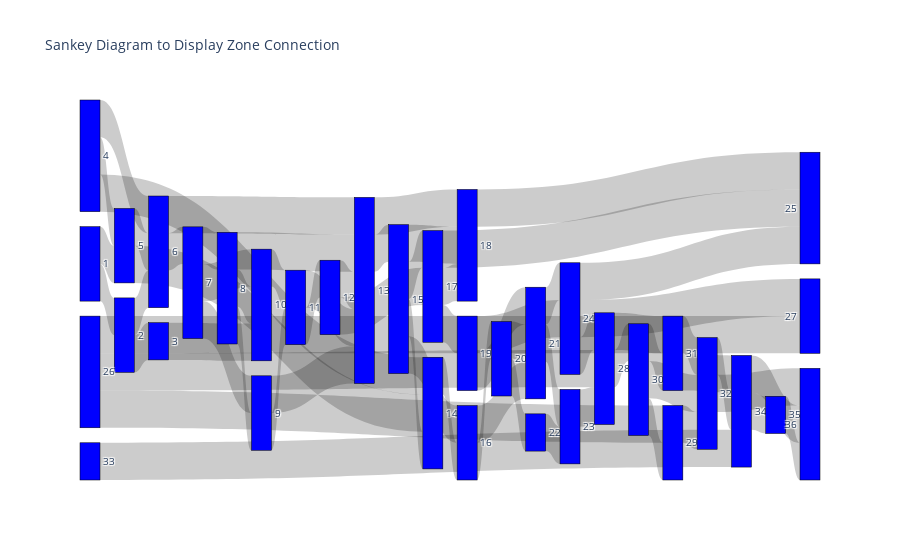

Notebook cell for this chart:
### Code cell
fig = go.Figure(data=[go.Sankey(
    node = dict(
      pad = 15,
      thickness = 20,
      line = dict(color = "black", width = 0.5),
      label = ["0", "1", "2", "3", "4", "5", "6", "7", "8", "9", "10", "11", "12", "13", "14", "15", "16", "17", "18",
              "19", "20", "21", "22", "23", "24", "25", "26", "27", "28", "29", "30", "31", "32", "33", "34", "35", "36"],
      color = "blue"
    ),
    link = dict(
      source = M, # indices correspond to labels, eg A1, A2, A1, B1, ...
      target = T,
      value = V
  ))])

fig.update_layout(title_text="Sankey Diagram to Display Zone Connection", font_size=10)
fig.show()

### Figure 1 — Plotly figure (JSON) as saved in the notebook; plotly's stock layout.template omitted (floating-point values rounded to 4 significant figures)
{"data": [{"link": {"source": [1, 1, 2, 2, 3, 4, 4, 4, 5, 5, 6, 6, 7, 7, 7, 8, 8, 8, 9, 9, 10, 11, 11, 12, 12, 13, 13, 14, 15, 15, 15, 15, 16, 16, 17, 17, 17, 18, 19, 19, 20, 20, 21, 21, 22, 23, 24, 24, 24, 26, 26, 26, 28, 28, 29, 30, 30, 30, 31, 31, 32, 32, 33, 34, 34, 35], "target": [2, 5, 3, 6, 10, 5, 6, 14, 6, 14, 7, 13, 8, 9, 10, 9, 10, 13, 11, 13, 11, 12, 13, 13, 17, 15, 18, 16, 14, 16, 17, 18, 20, 21, 18, 19, 25, 25, 21, 24, 21, 22, 23, 24, 23, 28, 25, 27, 28, 27, 28, 29, 30, 31, 32, 29, 31, 32, 32, 34, 34, 36, 34, 35, 36, 36], "value": [400000, 400000, 400000, 400000, 400000, 400000, 400000, 400000, 400000, 400000, 400000, 400000, 400000, 400000, 400000, 400000, 400000, 400000, 400000, 400000, 400000, 400000, 400000, 400000, 400000, 400000, 400000, 400000, 400000, 400000, 400000, 400000, 400000, 400000, 400000, 400000, 400000, 400000, 400000, 400000, 400000, 400000, 400000, 400000, 400000, 400000, 400000, 400000, 400000, 400000, 400000, 400000, 400000, 400000, 400000, 400000, 400000, 400000, 400000, 400000, 400000, 400000, 400000, 400000, 400000, 400000]}, "node": {"color": "blue", "label": ["0", "1", "2", "3", "4", "5", "6", "7", "8", "9", "10", "11", "12", "13", "14", "15", "16", "17", "18", "19", "20", "21", "22", "23", "24", "25", "26", "27", "28", "29", "30", "31", "32", "33", "34", "35", "36"], "line": {"color": "black", "width": 0.5}, "pad": 15, "thickness": 20}, "type": "sankey"}], "layout": {"font": {"size": 10}, "title": {"text": "Sankey Diagram to Display Zone Connection"}}}
